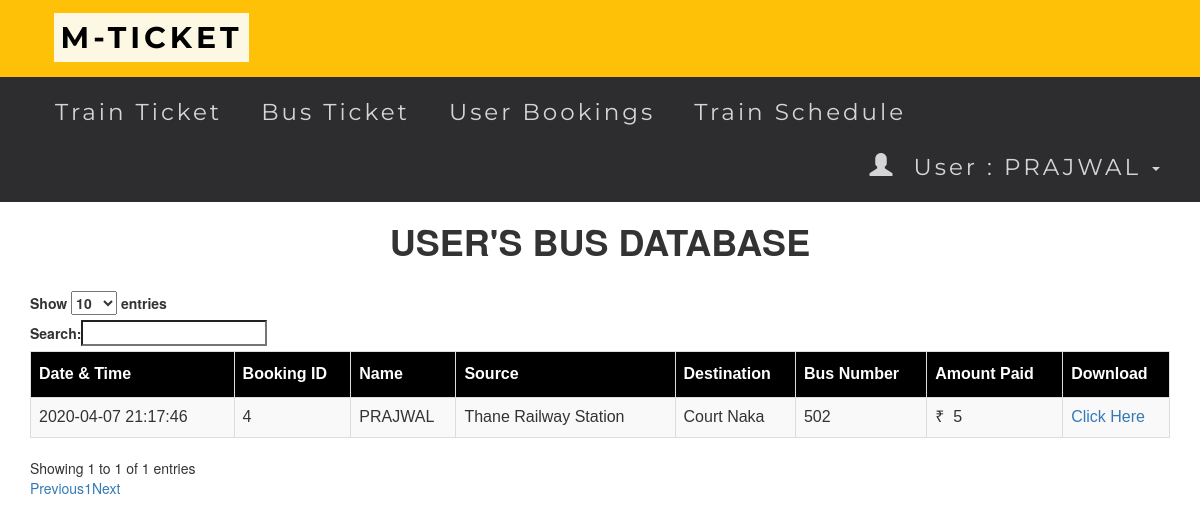
The page /busbookings.php (signed in) on the database its author committed.
### tables this page shows
CREATE TABLE `bustransactions` (
  `T_No.` int(10) NOT NULL,
  `email` varchar(50) NOT NULL,
  `source` varchar(50) NOT NULL,
  `dest` varchar(50) NOT NULL,
  `Name` varchar(50) NOT NULL,
  `Bus_No` int(11) NOT NULL,
  `NoOfpass` int(11) NOT NULL,
  `card_no` int(25) NOT NULL,
  `expmonth` int(2) NOT NULL,
  `expyear` int(2) NOT NULL,
  `cvv` int(3) NOT NULL,
  `pin` int(4) NOT NULL,
  `Date` datetime NOT NULL DEFAULT current_timestamp(),
  `Amt` int(10) NOT NULL
);

### busbookings.php (the view, shortened to what this page needs)
<?php
include 'connect.php' ;
include 'header.php';
?>
<head>
      </head>
      <body >
           <div class="container">
             <h1><center><b>USER'S BUS DATABASE</center></b></h1>
                <br />
                     <table id="database_table" class="table table-striped table-bordered">
                          <thead>
                            <tr>
  <th>Date & Time</th>
  <th>Booking ID </th>
  <th>Name</th>
  <th>Source</th>
  <th>Destination</th>
  <th>Bus Number</th>
  <th>Amount Paid</th>
  <th>Download</th>
   </tr>
                          </thead>
                          <tbody>
<?php
$sql_transactions="SELECT * FROM `bustransactions`  WHERE  `email`='".$_SESSION['email']."' " ;
$result = $connect->query($sql_transactions);
while($row = $result->fetch_assoc()){
echo'<tr class="class="table table-striped table-bordered"">
        <td>'.$row["Date"].'</td>
        <td>'.$row["T_No."].'</td>
        <td>'.$row["Name"].'</td>
        <td>'.$row["source"].'</td>
        <td>'.$row["dest"].'</td>
        <td>'.$row["Bus_No"].'</td>
        <td>₹&nbsp&nbsp'.$row["Amt"].'</td>
        <td><a  href="busprint.php?pid='.$row["T_No."].' " target="_blank">Click Here</a></td>
';
}
?>
</tbody>
</table>
</div>

### busbookings.php (style rules this page uses)
table#database_table { font-size:16px; font-family: "Trebuchet MS", Arial, Helvetica, sans-serif; border-collapse: collapse; border-spacing: 0; }
#database_table td, #database_table th { border: 1px solid #ddd; text-align: left; padding: 8px; }
#database_table th { padding-top: 11px; padding-bottom: 11px; background-color: black; color: white; }

### rows shown on the page
bustransactions: Date "2020-04-07 21:17:46", value "4", Name "PRAJWAL", source "Thane Railway Station", dest "Court Naka", Bus_No "502", Amt "5"

### other values the page prints
$_SESSION['name'] "PRAJWAL"
